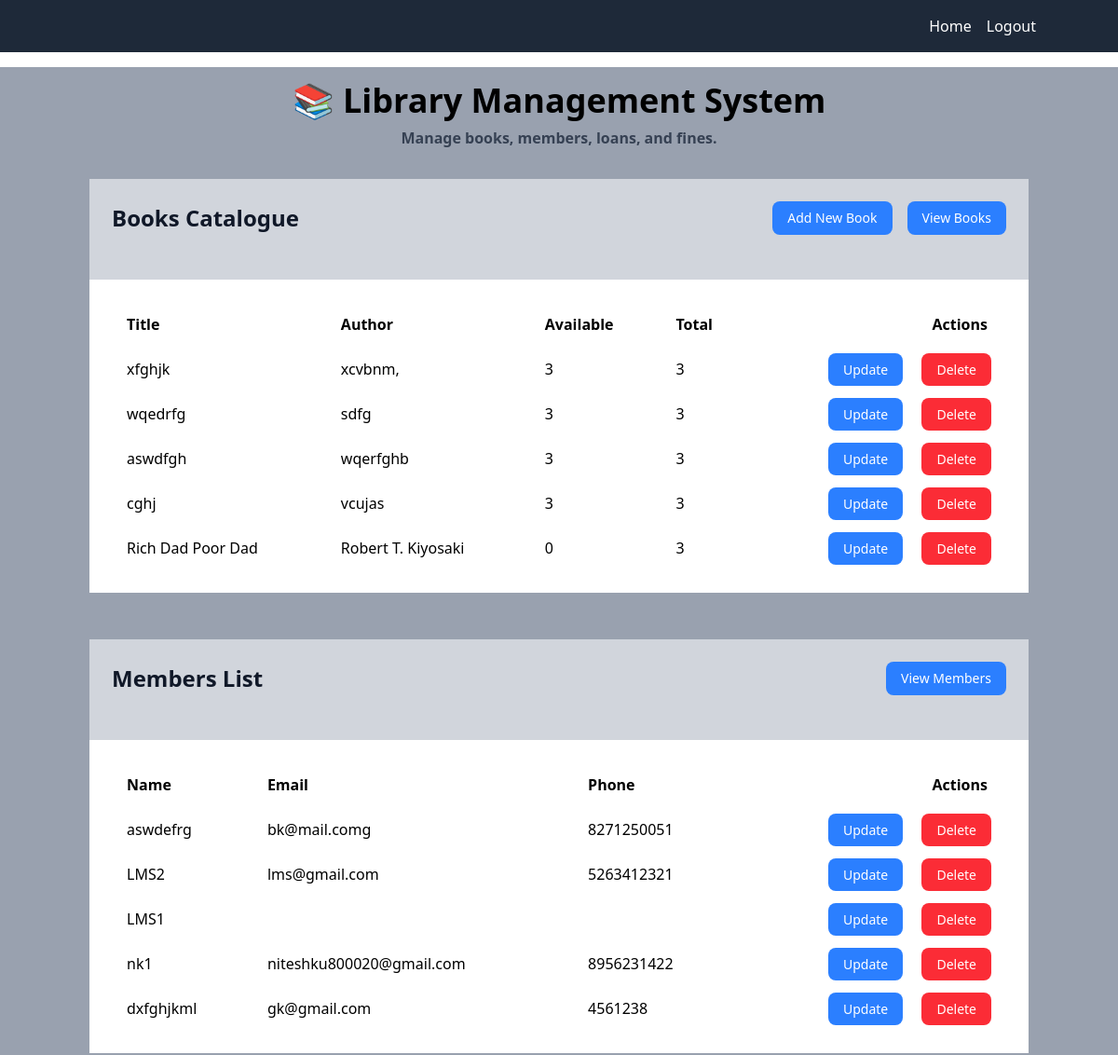
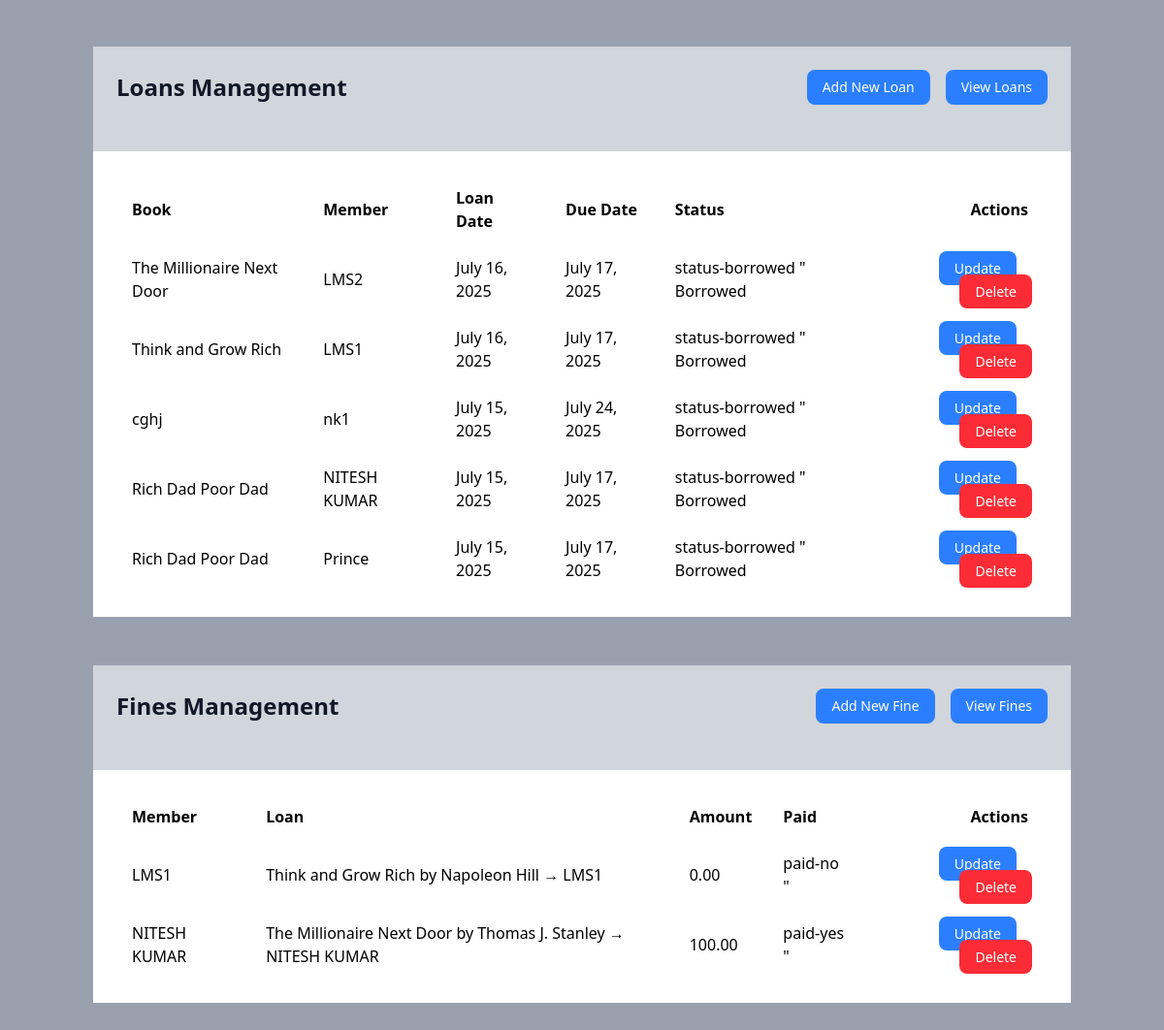
Screenshot of / (signed in) with the database file from the repository (2 pictures, top to bottom).
### Book_app/models.py (models this page shows, shortened)
class Book(models.Model):
    title  = models.CharField(max_length=250)
    author = models.CharField(max_length=250)
    category = models.CharField(max_length=150, blank=True, null=True)
    publication_year = models.CharField(max_length=4, blank=True, null=True)
    copies_total     = models.IntegerField(default=3)
    copies_available = models.IntegerField(default=3)
    def __str__(self):
        return f"{self.title} by {self.author}"

class Member(models.Model):
    user = models.OneToOneField(User, on_delete=models.CASCADE, null=True, blank=True)
    name    = models.CharField(max_length=200)
    email   = models.EmailField(unique=True)
    phone   = models.CharField(max_length=10,unique=True)
    def __str__(self):
        return self.name

class Loan(models.Model):
    STATUS_CHOICES = [("borrowed", "Borrowed"), ("returned", "Returned")]
    book        = models.ForeignKey(Book, on_delete=models.SET_NULL, null=True)
    member      = models.ForeignKey(Member, on_delete=models.SET_NULL, null=True)
    loan_date   = models.DateField(default=timezone.now)
    due_date    = models.DateField(max_length=10)
    return_date = models.DateField(default=timezone.now)
    status      = models.CharField(default="borrowed", max_length=10, choices=STATUS_CHOICES,)
    def __str__(self):
        return f"{self.book} → {self.member}"

class Fine(models.Model):
    loan   = models.OneToOneField(Loan, on_delete=models.SET_NULL, null=True, blank=True)
    member = models.ForeignKey(Member, on_delete=models.SET_NULL, null=True, blank=True)
    amount = models.DecimalField(max_digits=6, decimal_places=2)
    paid   = models.BooleanField(default=False)
    FINE_PER_DAY = 20

### Book_app/views.py (the view)
# urls.py: path('', views.BookList.as_view(), name="home"),
class BookList(AdminOnlyMixin, ListView):
    model = Book
    template_name = "Book_app/list.html"
    context_object_name = "books"
    def get_context_data(self, **kwargs):
        context = super().get_context_data(**kwargs)
        context['recent_books'] = Book.objects.order_by('-id')[:5]
        context['recent_members'] = Member.objects.order_by('-id')[:5]
        context['recent_loans'] = Loan.objects.order_by('-id')[:5]
        context['recent_fines'] = Fine.objects.order_by('-id')[:5]
        return context

### Book_app/views.py (called while the page is built)
    def test_func(self):
        return self.request.user.is_staff or self.request.user.is_superuser

### Book_app/templates/Book_app/list.html (shortened to what this page needs)
{% load static %}
<!DOCTYPE html>
<html>
<head>
    <script src="https://cdn.jsdelivr.net/npm/@tailwindcss/browser@4"></script>
</head>
<body>
    <nav class="bg-gray-800 p-4 mb-4">
        <div class="container mx-auto flex justify-end space-x-4">
            {% if user.is_authenticated %}
                {% if user.is_staff %}
                    <a href="{% url 'home' %}" class="text-white hover:underline">Home</a>
                {% endif %}
                <form action="{% url 'logout' %}" method="post" style="display:inline;">
                    <button type="submit" class="text-white hover:underline bg-transparent border-none cursor-pointer p-0 m-0">Logout</button>
                </form>
            {% else %}
                <a href="{% url 'login' %}" class="text-white hover:underline">Login</a>
                <a href="{% url 'register' %}" class="text-white hover:underline">Register</a>
            {% endif %}
        </div>
    </nav>
    <div class="bg-gray-400 min-h-screen">
    <div class="container mx-auto px-2 py-4">
    <header class="text-center mb-8">
    <h1 class="text-4xl font-bold text-center text-gray-1000 mb-2">📚
    Library Management System</h1>
    <p class="text-gray-700 font-bold">Manage books, members, loans, and fines.</p>
    </header>
    {% block content %}
    <div style="margin-bottom: 50px;">
        <div class="bg-gray-300 p-6">
        <div class="flex justify-between items-center mb-6">
        <h2 class="text-2xl font-bold text-gray-900">
        Books Catalogue</h2>
        <div class="flex space-x-4">
        <a href="{% url 'book-create' %}" class="bg-blue-500 hover:bg-blue-600 text-white px-4 py-2 text-sm rounded-lg">Add New Book</a>
        <a href="{% url 'book-full-list' %}" class="bg-blue-500 hover:bg-blue-600 text-white px-4 py-2 text-sm rounded-lg">View Books</a>
        </div>
    </div>
    </div>
    <div class="overflow-x-auto">
        <div class="bg-white p-6">
        <table class="w-full table auto">
        <thead class="bg-primeary text-black">
            <tr>
                <th class="px-4 py-3 text-left">Title</th>
                <th class="px-4 py-3 text-left">Author</th>
                <th class="px-4 py-3 text-left">Available</th>
                <th class="px-4 py-3 text-left">Total</th>
                <th class="px-5 py-3 text-right">Actions</th>
            </tr>
            </thead>
            <tbody>
            {% for book in recent_books %}
            <tr>
                <td class="px-4 py-3">{{ book.title }}</td>
                <td class="px-4 py-3">{{ book.author }}</td>
                <td class="px-4 py-3">{{ book.copies_available }}</td>
                <td class="px-4 py-3">{{ book.copies_total }}</td>
                <td class="px-4 py-3 text-right space-x-4">
                <a href="{% url 'book-update' book.pk %}" class="bg-blue-500 hover:bg-blue-600 text-white px-4 py-2 text-sm rounded-lg">Update</a>
                <a href="{% url 'book-delete' book.pk %}" class="bg-red-500 hover:bg-red-600 text-white px-4 py-2 text-sm rounded-lg">Delete</a>
                </td>
            </tr>{% empty %}<tr>
            <td colspan="5" class="px-4 py-8 text-center text-gray-500">No Books Yet.</td>
        </tr>{% endfor %}
            </tbody>
        </table>
    </div>
    </div>
    </div>
    <div style="margin-bottom: 50px;">
        <div class="bg-gray-300 p-6">
        <div class="flex justify-between items-center mb-6">
        <h2 class="text-2xl font-bold text-gray-900">
        Members List</h2>
        <div class="flex space-x-4">
            <a href="{% url 'member-full-list' %}" class="bg-blue-500 hover:bg-blue-600 text-white px-4 py-2 text-sm rounded-lg">View Members</a>
        </div>
    </div>
    </div>
    <div class="overflow-x-auto">
        <div class="bg-white p-6">
        <table class="w-full table-auto">
        <thead class="bg-primary text-black">
            <tr>
                <th class="px-4 py-3 text-left">Name</th>
                <th class="px-4 py-3 text-left">Email</th>
                <th class="px-4 py-3 text-left">Phone</th>
                <th class="px-5 py-3 text-right">Actions</th>
            </tr>
        </thead>
            {% for member in recent_members %}
            <tr>
                <td class="px-4 py-3">{{ member.name }}</td>
                <td class="px-4 py-3">{{ member.email }}</td>
                <td class="px-4 py-3">{{ member.phone}}</td>
                <td class="px-4 py-3 text-right space-x-4">
                <a href="{% url 'member-update' member.pk %}" class="bg-blue-500 hover:bg-blue-600 text-white px-4 py-2 text-sm rounded-lg">Update</a>
                <a href="{% url 'member-delete' member.pk %}" class="bg-red-500 hover:bg-red-600 text-white px-4 py-2 text-sm rounded-lg">Delete</a>
                </td>
            </tr>{% empty %}<tr>
            <td colspan="4" class="px-4 py-8 text-center text-gray-500">No Members Yet.</td>
            </tr>{% endfor %}
        </table>
        </div>
        </div>
    </div>
    <div style="margin-bottom: 50px;">
        <div class="bg-gray-300 p-6">
        <div class="flex justify-between items-center mb-6">
        <h2 class="text-2xl font-bold text-gray-900">
        Loans Management</h2>
        <div class="flex space-x-4">
        <a href="{% url 'loan-create' %}" class="bg-blue-500 hover:bg-blue-600 text-white px-4 py-2 text-sm rounded-lg">Add New Loan</a>
        <a href="{% url 'loan-full-list' %}" class="bg-blue-500 hover:bg-blue-600 text-white px-4 py-2 text-sm rounded-lg">View Loans</a>
        </div>
    </div>
    </div>
    <div class="overflow-x-auto">
        <div class="bg-white p-6">
        <table class="w-full table-auto">
        <thead class="bg-primary text-black">
            <tr>
                <th class="px-4 py-3 text-left">Book</th>
                <th class="px-4 py-3 text-left">Member</th>
                <th class="px-4 py-3 text-left">Loan Date</th>
                <th class="px-4 py-3 text-left">Due Date</th>
                <th class="px-4 py-3 text-left">Status</th>
                <th class="px-5 py-3 text-right">Actions</th>
            </tr>
            </thead>
            <tbody>
            {% for loan in recent_loans %}
            <tr>
                <td class="px-4 py-3">{{ loan.book.title }}</td>
                <td class="px-4 py-3">{{ loan.member.name }}</td>
                <td class="px-4 py-3">{{ loan.loan_date }}</td>
                <td class="px-4 py-3">{{ loan.due_date }}</td>
                <td class="px-4 py-3">
                {% if loan.status == 'borrowed' %}
                status-borrowed
                {% else %}
                status-returned
                {% endif %}"
                    {{ loan.get_status_display }}
                </td>
                <td class="px-4 py-3 text-right space-x-4">
                <a href="{% url 'loan-update' loan.pk %}" class="bg-blue-500 hover:bg-blue-600 text-white px-4 py-2 text-sm rounded-lg">Update</a>
                <a href="{% url 'loan-delete' loan.pk %}" class="bg-red-500 hover:bg-red-600 text-white px-4 py-2 text-sm rounded-lg">Delete</a>
                </td>
            </tr>{% empty %}<tr>
            <td colspan="6" class="px-4 py-8 text-center text-gray-500">No Loans Yet.</td>
            </tr>{% endfor %}
            </tbody>
        </table>
        </div>
    </div>
    </div>
    <div style="margin-bottom: 50px;">
        <div class="bg-gray-300 p-6">
        <div class="flex justify-between items-center mb-6">
        <h2 class="text-2xl font-bold text-gray-900">
        Fines Management</h2>
        <div class="flex space-x-4">
        <a href="{% url 'fine-create' %}" class="bg-blue-500 hover:bg-blue-600 text-white px-4 py-2 text-sm rounded-lg">Add New Fine</a>
        <a href="{% url 'fine-full-list' %}" class="bg-blue-500 hover:bg-blue-600 text-white px-4 py-2 text-sm rounded-lg">View Fines</a>
        </div>
    </div>
    </div>
    <div class="overflow-x-auto">
        <div class="bg-white p-6">
        <table class="w-full table-auto">
        <thead class="bg-primary text-black">
            <tr>
                <th class="px-4 py-3 text-left">Member</th>
                <th class="px-4 py-3 text-left">Loan</th>
                <th class="px-4 py-3 text-left">Amount</th>
                <th class="px-4 py-3 text-left">Paid</th>
                <th class="px-5 py-3 text-right">Actions</th>
            </tr>
            </thead>
            <tbody>
            {% for fine in recent_fines %}
            <tr>
                <td class="px-4 py-3">{{ fine.member.name }}</td>
                <td class="px-4 py-3">{{ fine.loan}}</td>
                <td class="px-4 py-3">{{ fine.amount }}</td>
                <td class="px-4 py-3">
                {% if fine.paid %}
                paid-yes
                {% else %}
                paid-no
                {% endif %}"
                </td>
                <td class="px-4 py-3 text-right space-x-4">
                <a href="{% url 'fine-update' fine.pk %}" class="bg-blue-500 hover:bg-blue-600 text-white px-4 py-2 text-sm rounded-lg">Update</a>
                <a href="{% url 'fine-delete' fine.pk %}" class="bg-red-500 hover:bg-red-600 text-white px-4 py-2 text-sm rounded-lg">Delete</a>
                </td>
            </tr>
            {% empty %}
            <tr>
            <td colspan="5" class="px-4 py-8 text-center text-gray-500">No Fines Yet.</td>
            </tr>
            {% endfor %}
            </tbody>
        </table>
        </div>
        </div>
    </div>
    {% endblock %}
</div>
</body>
</html>

### rows the page displays
Book: title "xfghjk", author "xcvbnm,", copies_available "3", copies_total "3"
Book: title "wqedrfg", author "sdfg", copies_available "3", copies_total "3"
Book: title "aswdfgh", author "wqerfghb", copies_available "3", copies_total "3"
Book: title "cghj", author "vcujas", copies_available "3", copies_total "3"
Book: title "Rich Dad Poor Dad", author "Robert T. Kiyosaki", copies_available "0", copies_total "3"
Member: name "aswdefrg", email "bk@mail.comg", phone "8271250051"
Member: name "LMS2", email "lms@gmail.com", phone "5263412321"
Member: name "LMS1"
Member: name "nk1", email "niteshku800020@gmail.com", phone "8956231422"
Member: name "dxfghjkml", email "gk@gmail.com", phone "4561238"
Loan: book "The Millionaire Next Door", member.name "LMS2", loan_date "July 16, 2025", due_date "July 17, 2025", shows "status-borrowed", status "Borrowed"
Loan: book "Think and Grow Rich", member.name "LMS1", loan_date "July 16, 2025", due_date "July 17, 2025", shows "status-borrowed", status "Borrowed"
Loan: book "cghj", member.name "nk1", loan_date "July 15, 2025", due_date "July 24, 2025", shows "status-borrowed", status "Borrowed"
Loan: book "Rich Dad Poor Dad", member.name "NITESH KUMAR", loan_date "July 15, 2025", due_date "July 17, 2025", shows "status-borrowed", status "Borrowed"
Loan: book "Rich Dad Poor Dad", member.name "Prince", loan_date "July 15, 2025", due_date "July 17, 2025", shows "status-borrowed", status "Borrowed"
Fine: member.name "LMS1", loan "Think and Grow Rich by Napoleon Hill → LMS1", amount "0.00", paid "paid-no"
Fine: member.name "NITESH KUMAR", loan "The Millionaire Next Door by Thomas J. Stanley → NITESH KUMAR", amount "100.00", paid "paid-yes"
